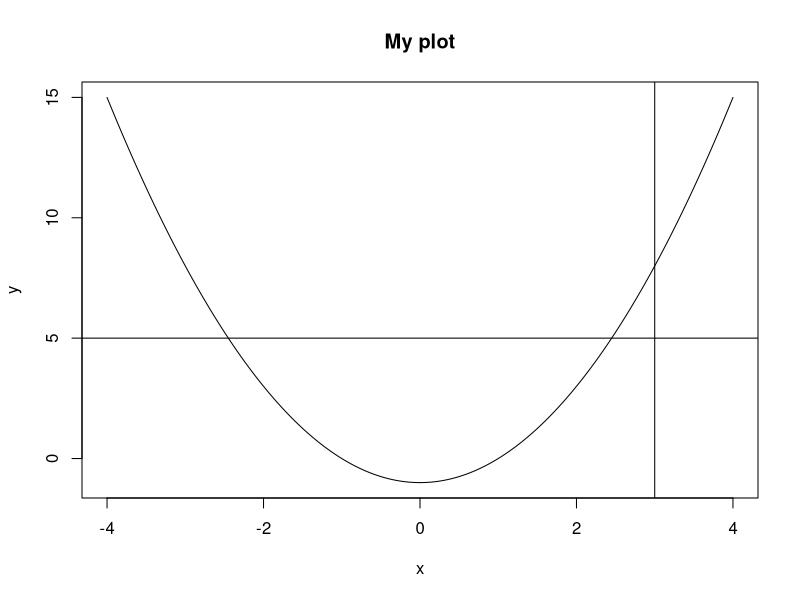
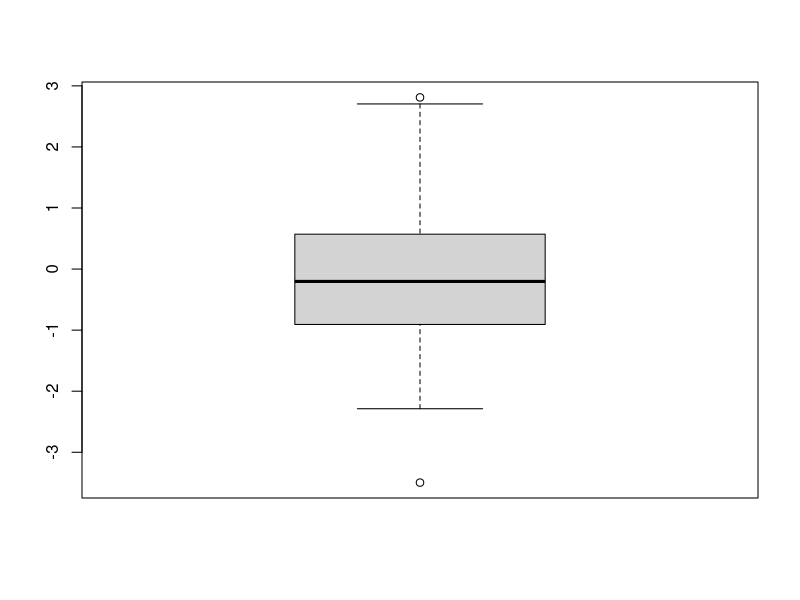

R code for these plots, in order:
## ---- chunk 1
knitr::opts_chunk$set(echo = TRUE,tidy=TRUE,message=FALSE,warning=FALSE,results="hold",
                      cache=T)
showsol<-FALSE
## ---- chunk 2
x = c(1,2,3)
typeof(x)
y = c("a", "b", "c")
typeof(y)
u = c("1", "2", "3")
typeof(u)
v = as.numeric(u)
typeof(v)
z = c("red", 1, "yellow", 2)
typeof(z)
#w = z - 1 this gives error
## ---- chunk 3
gender = factor(c("male", "female", "female", "male"))
gender
sum(gender == "male")
table(gender)
## ---- chunk 4
x = 1:5
y = 2
x - y
5*x
z = 10:15
w = 1:2
z - w
## ---- chunk 5
A = matrix(1:6, nrow = 3, ncol = 2)
A
## ---- chunk 6
B = matrix(1:6, nrow = 2, ncol = 3, byrow = TRUE )
B
## ---- chunk 7
A%*%B                      # matrix multiplication
A*t(B)
A%*%t(A)
A^2
## ---- chunk 8
x <- seq(-4,4,length=500)
y <- x^2 - 1
plot(x,y,type="l", main="My plot", xlab = "x", ylab = "y")
abline(v=3)
abline(h=5)
## ---- chunk 9
myfunction <- function(x,y) 
  #myfunction is the name, x and y are the names of the inputs
{
  n <- c(length(x), length(y))
  m <- c(sum(x), sum(y))
  p <- m/n
  return(p)
}
## ---- chunk 10
a = 1:10
b = seq(from = 0.1, to = 1, length = 10)
p = myfunction(x = a, y = b) #assign output to a variable p
p
## ---- chunk 11
ds = rnorm(100)
boxplot(ds)
